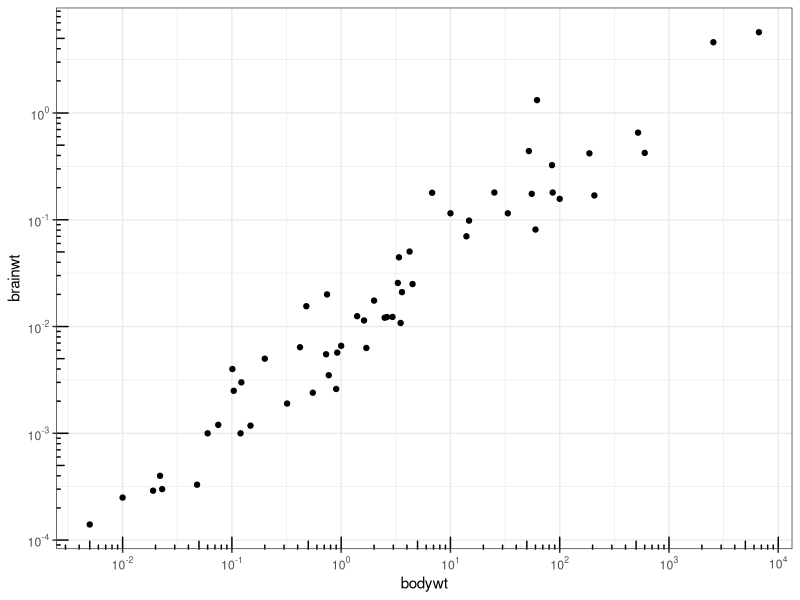
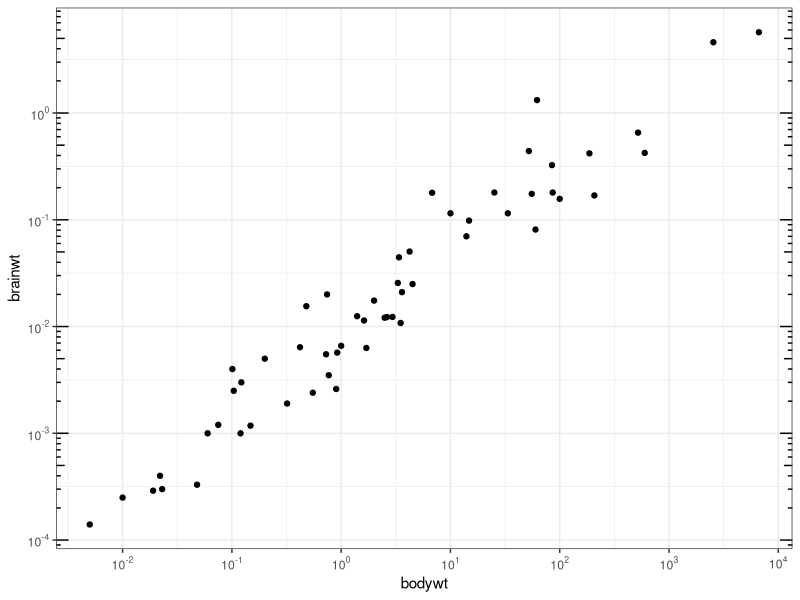
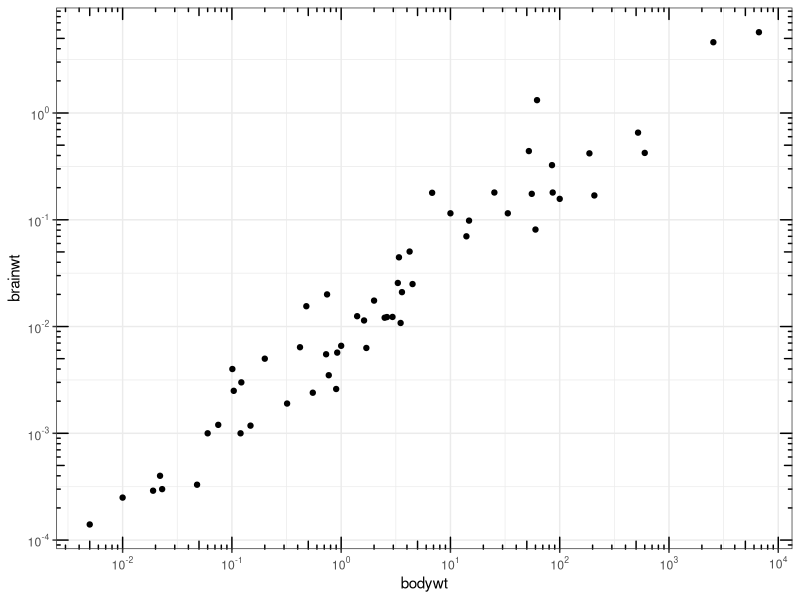
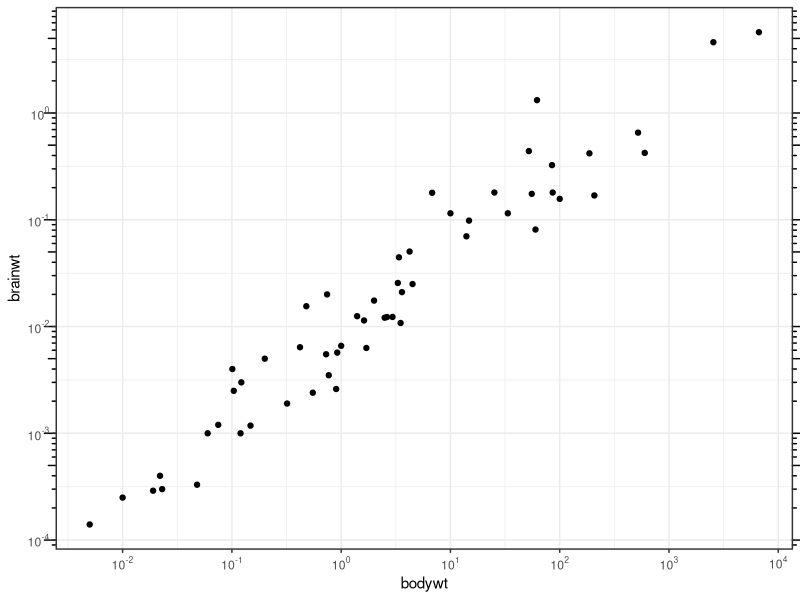
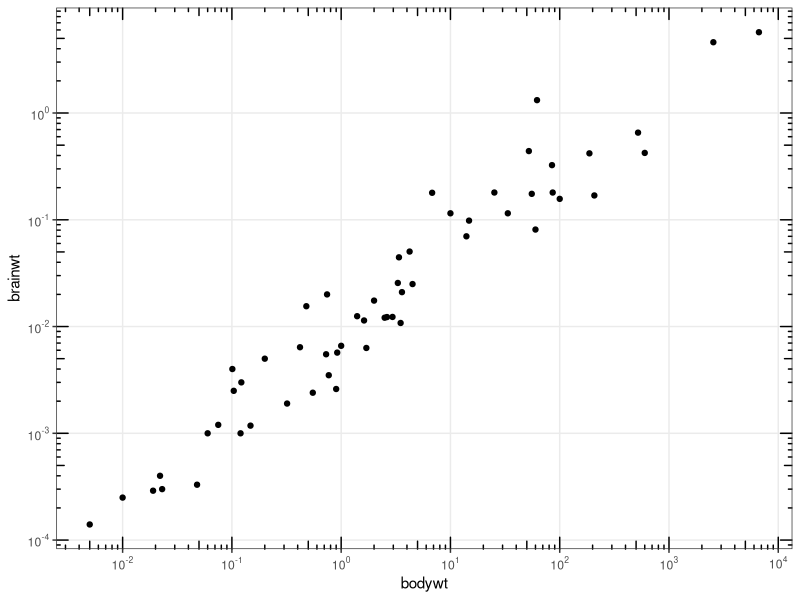
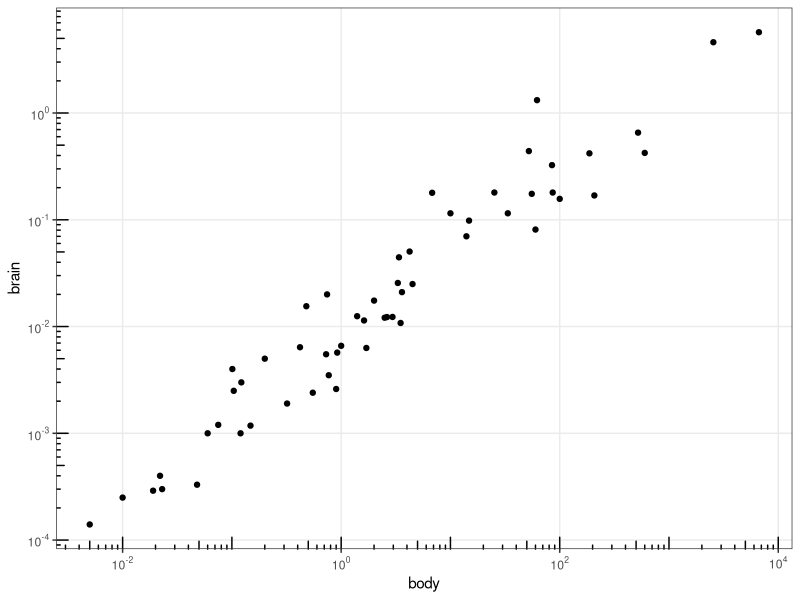

Reproduce these figures in R, in order. (Note: this script raises an error after producing the figures.)
# r2py crawler metadata
# package: ggplot2
# source_type: rd_example
# topic: annotation_logticks.Rd
# source_file: C:\Users\bened\AppData\Local\R\win-library\4.5\ggplot2\help
# lines: 47

suppressPackageStartupMessages(library(ggplot2))
# Make a log-log plot (without log ticks)
a <- ggplot(msleep, aes(bodywt, brainwt)) +
 geom_point(na.rm = TRUE) +
 scale_x_log10(
   breaks = scales::trans_breaks("log10", \(x) 10^x),
   labels = scales::trans_format("log10", scales::math_format(10^.x))
 ) +
 scale_y_log10(
   breaks = scales::trans_breaks("log10", \(x) 10^x),
   labels = scales::trans_format("log10", scales::math_format(10^.x))
 ) +
 theme_bw()

a + annotation_logticks()                # Default: log ticks on bottom and left
a + annotation_logticks(sides = "lr")    # Log ticks for y, on left and right
a + annotation_logticks(sides = "trbl")  # All four sides

a + annotation_logticks(sides = "lr", outside = TRUE) +
 coord_cartesian(clip = "off")  # Ticks outside plot

# Hide the minor grid lines because they don't align with the ticks
a + annotation_logticks(sides = "trbl") + theme(panel.grid.minor = element_blank())

# Another way to get the same results as 'a' above: log-transform the data before
# plotting it. Also hide the minor grid lines.
b <- ggplot(msleep, aes(log10(bodywt), log10(brainwt))) +
 geom_point(na.rm = TRUE) +
 scale_x_continuous(name = "body", labels = scales::label_math(10^.x)) +
 scale_y_continuous(name = "brain", labels = scales::label_math(10^.x)) +
 theme_bw() + theme(panel.grid.minor = element_blank())

b + annotation_logticks()

# Using a coordinate transform requires scaled = FALSE
t <- ggplot(msleep, aes(bodywt, brainwt)) +
  geom_point() +
  coord_transform(x = "log10", y = "log10") +
  theme_bw()
t + annotation_logticks(scaled = FALSE)

# Change the length of the ticks
a + annotation_logticks(
  short = unit(.5,"mm"),
  mid = unit(3,"mm"),
  long = unit(4,"mm")
)
